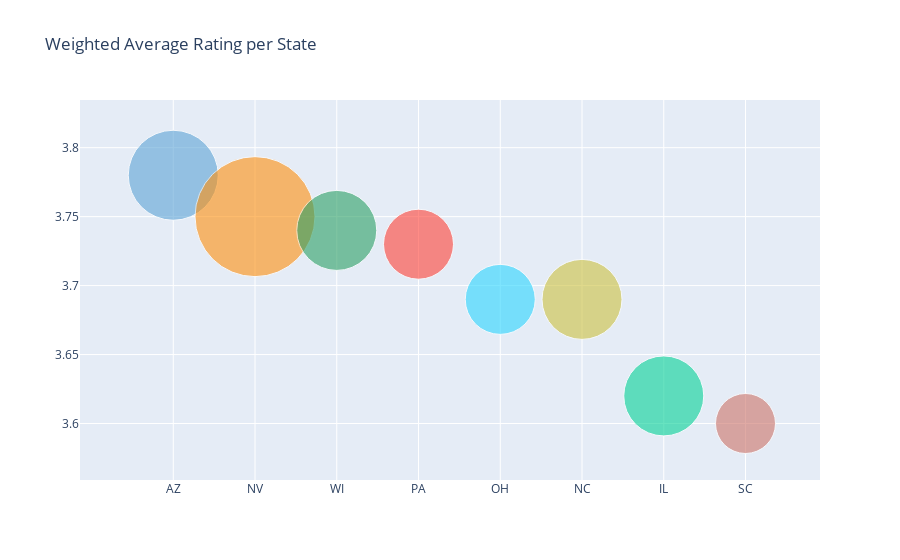

Notebook code for this chart:
### Code cell
data = [go.Scatter(x=plot_df.State, y=plot_df.Average_Rating, 
                   mode='markers', 
                   text=plot_df.Scale/10,
                   marker=dict(
        color=['rgb(93, 164, 214)', 'rgb(255, 144, 14)',
               'rgb(44, 160, 101)', 'rgb(255, 65, 54)', 
               'rgb(43, 214, 264)', 'rgb(205, 194, 64)',
               'rgb(4, 210, 151)', 'rgb(205, 115, 104)'],
        opacity=0.6,
        size=plot_df.Scale,
    ))]

fig = go.Figure(data)
fig.update_layout(
    title="Weighted Average Rating per State",
#     xaxis_title="x Axis Title",
#     yaxis_title="y Axis Title",
#     font=dict(
#         family="Courier New, monospace",
#         size=18,
#         color="#7f7f7f"
#     )
)
fig.show()

### Figure 1 — Plotly figure (JSON) as saved in the notebook; plotly's stock layout.template omitted (floating-point values rounded to 4 significant figures)
{"data": [{"marker": {"color": ["rgb(93, 164, 214)", "rgb(255, 144, 14)", "rgb(44, 160, 101)", "rgb(255, 65, 54)", "rgb(43, 214, 264)", "rgb(205, 194, 64)", "rgb(4, 210, 151)", "rgb(205, 115, 104)"], "opacity": 0.6, "size": [90, 120, 80, 70, 70, 80, 80, 60]}, "mode": "markers", "text": [9, 12, 8, 7, 7, 8, 8, 6], "type": "scatter", "x": ["AZ", "NV", "WI", "PA", "OH", "NC", "IL", "SC"], "y": [3.78, 3.75, 3.74, 3.73, 3.69, 3.69, 3.62, 3.6]}], "layout": {"title": {"text": "Weighted Average Rating per State"}}}
